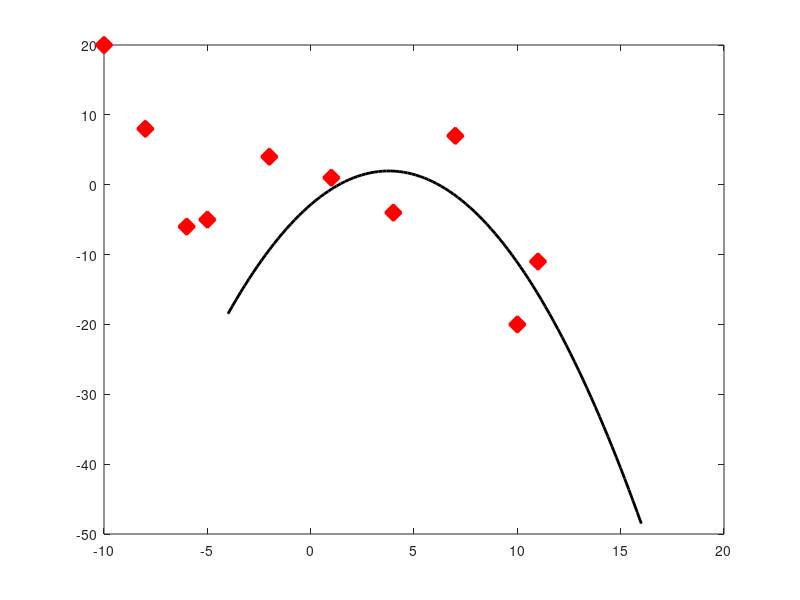

Recreate this plot in MATLAB.
function [] = graph()

data = dlmread('data.csv');

disp(data);

x = data(:, 1);
y = data(:, 2);

data = dlmread('koff.csv');

koff = data(:, 1);

#mnkX = linspace(min(x), x(length(x)-1) + 5);
mnkX = linspace(x(length(x)-4) - 5, x(length(x)) + 5);
mnkY = [];
i = 0;
j = 1;
for k = 1:length(mnkX)
  sum = 0;
  for i = 0:length(koff)-1
    sum = sum + koff(i+1)*mnkX(k)^i
  endfor
  mnkY(k) = sum;
endfor

coords = plot(x, y, 'rx');
set(coords, 'LineWidth', 10);
hold on;
mnk = plot(mnkX, mnkY, '-k');
set(mnk, 'LineWidth', 2);
hold off;
end